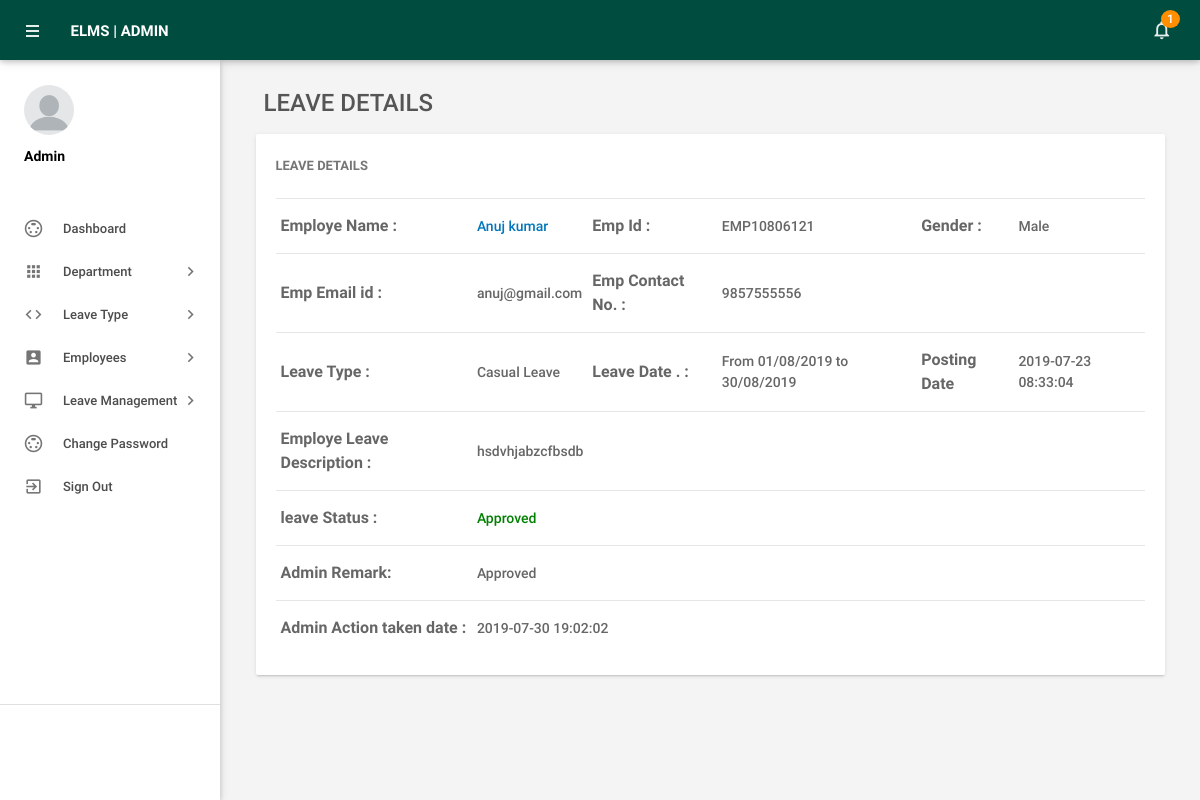
The app's page /admin/leave-details.php?leaveid=11 (signed in) with its own data.
### tables this page shows
CREATE TABLE `tblleaves` (
  `id` int(11) NOT NULL,
  `LeaveType` varchar(110) NOT NULL,
  `ToDate` varchar(120) NOT NULL,
  `FromDate` varchar(120) NOT NULL,
  `Description` mediumtext NOT NULL,
  `PostingDate` timestamp NOT NULL DEFAULT CURRENT_TIMESTAMP,
  `AdminRemark` mediumtext,
  `AdminRemarkDate` varchar(120) DEFAULT NULL,
  `Status` int(1) NOT NULL,
  `IsRead` int(1) NOT NULL,
  `empid` int(11) DEFAULT NULL
);

CREATE TABLE `tblemployees` (
  `id` int(11) NOT NULL,
  `EmpId` varchar(100) NOT NULL,
  `FirstName` varchar(150) NOT NULL,
  `LastName` varchar(150) NOT NULL,
  `EmailId` varchar(200) NOT NULL,
  `Password` varchar(180) NOT NULL,
  `Gender` varchar(100) NOT NULL,
  `Dob` varchar(100) NOT NULL,
  `Department` varchar(255) NOT NULL,
  `Address` varchar(255) NOT NULL,
  `Reportingauthority` varchar(200) NOT NULL,
  `Acceptingauthority` varchar(150) NOT NULL,
  `Phonenumber` char(11) NOT NULL,
  `Status` int(1) NOT NULL,
  `RegDate` timestamp NOT NULL DEFAULT CURRENT_TIMESTAMP
);

### admin/leave-details.php (the view, shortened to what this page needs)
<?php
include('includes/config.php');
if(strlen($_SESSION['alogin'])==0)
    {
header('location:index.php');
}
else{
 ?>
<!DOCTYPE html>
<html lang="en">
    <head>
        <link type="text/css" rel="stylesheet" href="../assets/plugins/materialize/css/materialize.min.css"/>
        <link href="../assets/plugins/material-preloader/css/materialPreloader.min.css" rel="stylesheet">
        <link href="../assets/plugins/datatables/css/jquery.dataTables.min.css" rel="stylesheet">
                <link href="../assets/plugins/google-code-prettify/prettify.css" rel="stylesheet" type="text/css"/>
        <link href="../assets/css/alpha.min.css" rel="stylesheet" type="text/css"/>
        <link href="../assets/css/custom.css" rel="stylesheet" type="text/css"/>
    </head>
    <body>
       <?php include('includes/header.php');?>
       <?php include('includes/sidebar.php');?>
            <main class="mn-inner">
                <div class="row">
                    <div class="col s12">
                        <div class="page-title" style="font-size:24px;">Leave Details</div>
                    </div>
                    <div class="col s12 m12 l12">
                        <div class="card">
                            <div class="card-content">
                                <span class="card-title">Leave Details</span>
                                <table id="example" class="display responsive-table ">
                                    <tbody>
<?php
$lid=intval($_GET['leaveid']);
$sql = "SELECT tblleaves.id as lid,tblemployees.FirstName,tblemployees.LastName,tblemployees.EmpId,tblemployees.id,tblemployees.Gender,tblemployees.Phonenumber,tblemployees.EmailId,tblleaves.LeaveType,tblleaves.ToDate,tblleaves.FromDate,tblleaves.Description,tblleaves.PostingDate,tblleaves.Status,tblleaves.AdminRemark,tblleaves.AdminRemarkDate from tblleaves join tblemployees on tblleaves.empid=tblemployees.id where tblleaves.id=:lid";
$query = $dbh -> prepare($sql);
$query->bindParam(':lid',$lid,PDO::PARAM_STR);
$query->execute();
$results=$query->fetchAll(PDO::FETCH_OBJ);
$cnt=1;
if($query->rowCount() > 0)
{
foreach($results as $result)
{
      ?>
                                        <tr>
                                            <td style="font-size:16px;"> <b>Employe Name :</b></td>
                                              <td><a href="editemployee.php?empid=<?php echo htmlentities($result->id);?>" target="_blank">
                                                <?php echo htmlentities($result->FirstName." ".$result->LastName);?></a></td>
                                              <td style="font-size:16px;"><b>Emp Id :</b></td>
                                              <td><?php echo htmlentities($result->EmpId);?></td>
                                              <td style="font-size:16px;"><b>Gender :</b></td>
                                              <td><?php echo htmlentities($result->Gender);?></td>
                                          </tr>
                                          <tr>
                                             <td style="font-size:16px;"><b>Emp Email id :</b></td>
                                            <td><?php echo htmlentities($result->EmailId);?></td>
                                             <td style="font-size:16px;"><b>Emp Contact No. :</b></td>
                                            <td><?php echo htmlentities($result->Phonenumber);?></td>
                                            <td>&nbsp;</td>
                                             <td>&nbsp;</td>
                                        </tr>
  <tr>
                                             <td style="font-size:16px;"><b>Leave Type :</b></td>
                                            <td><?php echo htmlentities($result->LeaveType);?></td>
                                             <td style="font-size:16px;"><b>Leave Date . :</b></td>
                                            <td>From <?php echo htmlentities($result->FromDate);?> to <?php echo htmlentities($result->ToDate);?></td>
                                            <td style="font-size:16px;"><b>Posting Date</b></td>
                                           <td><?php echo htmlentities($result->PostingDate);?></td>
                                        </tr>
<tr>
                                             <td style="font-size:16px;"><b>Employe Leave Description : </b></td>
                                            <td colspan="5"><?php echo htmlentities($result->Description);?></td>
                                        </tr>
<tr>
<td style="font-size:16px;"><b>leave Status :</b></td>
<td colspan="5"><?php $stats=$result->Status;
if($stats==1){
?>
<span style="color: green">Approved</span>
 <?php } if($stats==2)  { ?>
<span style="color: red">Not Approved</span>
<?php } if($stats==0)  { ?>
 <span style="color: blue">waiting for approval</span>
 <?php } ?>
</td>
</tr>
<tr>
<td style="font-size:16px;"><b>Admin Remark: </b></td>
<td colspan="5"><?php
if($result->AdminRemark==""){
  echo "waiting for Approval";
}
else{
echo htmlentities($result->AdminRemark);
}
?></td>
 </tr>
 <tr>
<td style="font-size:16px;"><b>Admin Action taken date : </b></td>
<td colspan="5"><?php
if($result->AdminRemarkDate==""){
  echo "NA";
}
else{
echo htmlentities($result->AdminRemarkDate);
}
?></td>
 </tr>
                                         <?php $cnt++;} }?>
                                    </tbody>
                                </table>
                            </div>
                        </div>
                    </div>
                </div>
            </main>
        </div>
        <div class="left-sidebar-hover"></div>
    </body>
</html>
<?php } ?>

### records on screen
tblleaves: tblemployees.FirstName+LastName "Anuj kumar", tblemployees.EmpId "EMP10806121", tblemployees.Gender "Male", tblemployees.EmailId "anuj@gmail.com", tblemployees.Phonenumber "9857555556", LeaveType "Casual Leave", FromDate "01/08/2019", ToDate "30/08/2019", PostingDate "2019-07-23 08:33:04", Description "hsdvhjabzcfbsdb", Status "Approved", AdminRemark "Approved", AdminRemarkDate "2019-07-30 19:02:02"

### other values on screen
$unreadcount "1"
